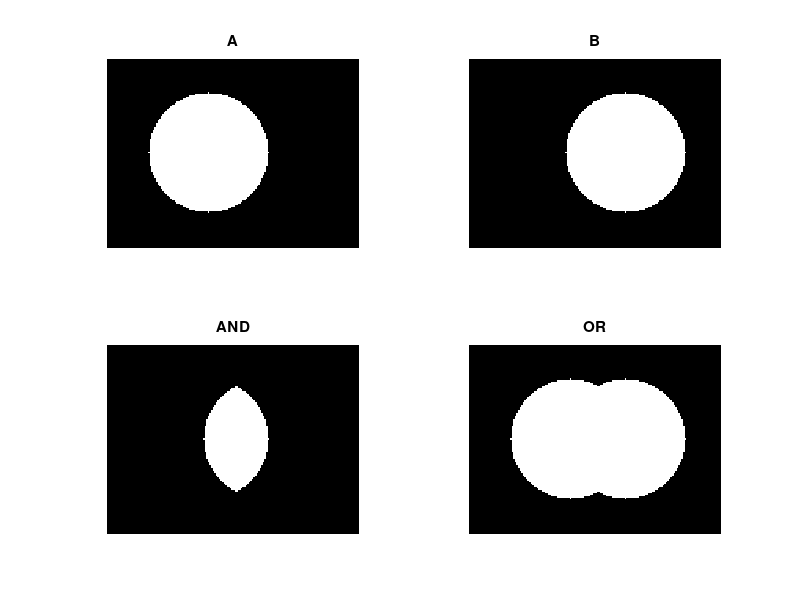

Here is the MATLAB script that generated this plot:
%% LOI GIAI LAB 5 - PHEP LOGIC TREN MASK
clear; close all; clc;
[x,y] = meshgrid(1:160,1:120);
A = (x-65).^2+(y-60).^2<=38^2;
B = (x-100).^2+(y-60).^2<=38^2;
figure; subplot(2,2,1); imshow(A); title('A');
subplot(2,2,2); imshow(B); title('B');
subplot(2,2,3); imshow(A&B); title('AND');
subplot(2,2,4); imshow(A|B); title('OR');
fprintf('Counts: AND %d, OR %d, XOR %d\n',nnz(A&B),nnz(A|B),nnz(xor(A,B)));
